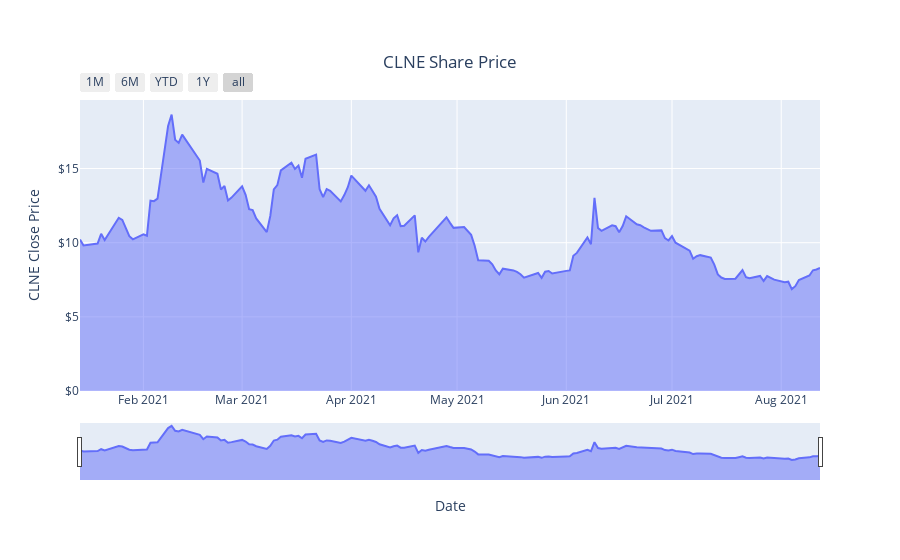

Notebook code for this chart:
### Code cell
# Customized Area chart

CLNE_area = px.area(CLNE_close.CLNE, title = 'CLNE Share Price')

CLNE_area.update_xaxes(
    title_text = 'Date',
    rangeslider_visible = True,
    rangeselector = dict(
        buttons = list([
            dict(count = 1, label = '1M', step = 'month', stepmode = 'backward'),
            dict(count = 6, label = '6M', step = 'month', stepmode = 'backward'),
            dict(count = 1, label = 'YTD', step = 'year', stepmode = 'todate'),
            dict(count = 1, label = '1Y', step = 'year', stepmode = 'backward'),
            dict(step = 'all')])))

CLNE_area.update_yaxes(title_text = 'CLNE Close Price', tickprefix = '$')
CLNE_area.update_layout(showlegend = False,
    title = {
        'text': 'CLNE Share Price',
        'y':0.9,
        'x':0.5,
        'xanchor': 'center',
        'yanchor': 'top'})

CLNE_area.show()

### Figure 1 — Plotly figure (JSON) as saved in the notebook; plotly's stock layout.template omitted (floating-point values rounded to 4 significant figures; data arrays with more than 128 entries replaced by an {"elided": "..."} marker saying what was removed)
{"data": [{"hovertemplate": "variable=CLNE<br>Date=%{x}<br>value=%{y}<extra></extra>", "legendgroup": "CLNE", "line": {"color": "#636efa"}, "mode": "lines", "name": "CLNE", "orientation": "v", "showlegend": true, "stackgroup": "1", "type": "scatter", "x": {"elided": "146 str values"}, "xaxis": "x", "y": {"elided": "146 float values"}, "yaxis": "y"}], "layout": {"legend": {"title": {"text": "variable"}, "tracegroupgap": 0}, "showlegend": false, "title": {"text": "CLNE Share Price", "x": 0.5, "xanchor": "center", "y": 0.9, "yanchor": "top"}, "xaxis": {"anchor": "y", "domain": [0, 1], "rangeselector": {"buttons": [{"count": 1, "label": "1M", "step": "month", "stepmode": "backward"}, {"count": 6, "label": "6M", "step": "month", "stepmode": "backward"}, {"count": 1, "label": "YTD", "step": "year", "stepmode": "todate"}, {"count": 1, "label": "1Y", "step": "year", "stepmode": "backward"}, {"step": "all"}]}, "rangeslider": {"visible": true}, "title": {"text": "Date"}}, "yaxis": {"anchor": "x", "domain": [0, 1], "tickprefix": "$", "title": {"text": "CLNE Close Price"}}}}
